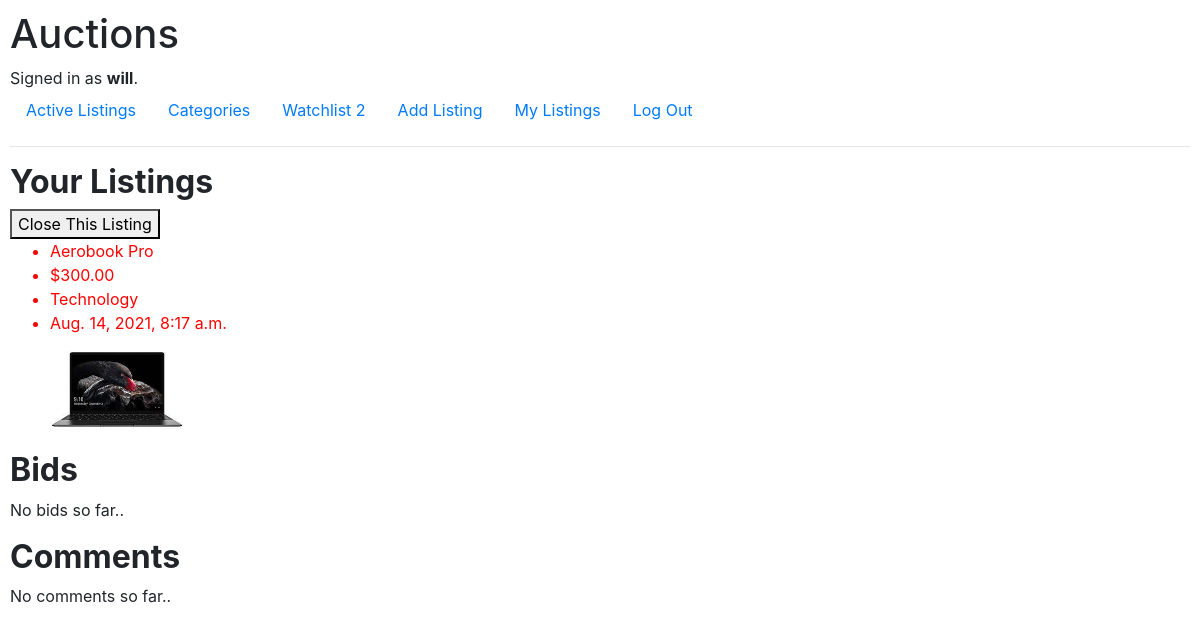
/My_Listing (signed in), run on the app's committed database.
### auctions/models.py (models this page shows, shortened)
class User(AbstractUser):
    pass

class Listing(models.Model):
    user = models.ForeignKey('User', on_delete=CASCADE, related_name='user_that_make_the_auction')
    title = models.CharField(max_length=50)
    price = models.DecimalField(max_digits=10,decimal_places=2)
    category = models.ForeignKey('Category', on_delete=CASCADE, related_name='selected_category',blank=True)
    time = models.DateTimeField(auto_now_add=True, blank=True)
    image = models.ImageField(null = True, blank = True, upload_to = 'images/')
    closed = models.BooleanField(default=False)
    bid = models.ManyToManyField('Bid', blank=True, related_name='listing_bid')
    comment = models.ManyToManyField('Comment',blank=True, related_name='list_comment')

class Category(models.Model):
    Cat_name = models.CharField(max_length=50)
    def __str__(self):
        return f"{self.Cat_name}"

### auctions/views.py (the view, shortened to what this page needs)
# urls.py: path("My_Listing",views.show_my_listing, name= 'user_listing'),
def show_my_listing(request):
    user = User.objects.get(username=request.user)
    user_listing = user.user_that_make_the_auction.all()
    return render(request, 'auctions/my_listing.html',{
        'listing':user_listing
    })

### auctions/templates/auctions/my_listing.html (shortened to what this page needs)
{% extends "auctions/layout.html" %} {% block body %}
<h2><strong>Your Listings</strong></h2>
{% for list in listing %}  {% if not list.closed%}
  <form action="" method="POST">
    <button type="submit" name="remove" value="{{list.id}}">
      Close This Listing
    </button>
    {% endif %}
    <ul>
      <li>{{list.title}}</li>
      <li>${{list.price}}</li>
      <li>{{list.category}}</li>
      <li>{{list.time}}</li>
      {% if list.image %}
      <img src="{{list.image.url}}" alt="no image" style="height: 100px" />
      {% endif %}
    </ul>
    <h2><strong>Bids </strong></h2>
    {% for li in list.bid.all %}
    <p>{{li}}</p>
    {% empty %}
    <p>No bids so far..</p>
    {% endfor %}
    <h2><strong>Comments</strong></h2>
    {% for com in list.comment.all %}
    <p>
      {{com.comment}} by:
      <span><strong>{{com.user}}</strong></span> {{com.time}}
    </p>
    {% empty %}
    <p>No comments so far..</p>
    {% endfor %} {% empty %}
    <a href="{% url 'create_listing' %}">Create your Own Listing now</a>
    {% endfor %} {% endblock %}

### auctions/templates/auctions/layout.html (shortened to what this page needs)
{% load static %}
<!DOCTYPE html>
<html lang="en">
  <head>
    <link
      rel="stylesheet"
      href="https://stackpath.bootstrapcdn.com/bootstrap/4.4.1/css/bootstrap.min.css"
    />
    <link href="{% static 'auctions/styles.css' %}" rel="stylesheet" />
  </head>
  <body>
    <h1>Auctions</h1>
    <div>
      {% if user.is_authenticated %} Signed in as
      <strong>{{ user.username }}</strong>. {% else %} Not signed in.
      <br />
      {% endif %}
    </div>
    <ul class="nav">
      <li class="nav-item">
        <a class="nav-link" href="{% url 'index' %}">Active Listings</a>
      </li>
      <li class="nav-item">
        <a class="nav-link" href="{% url 'categories' %}">Categories</a>
      </li>
      {% if user.is_authenticated %}
      <li class="nav-item">
        <a class="nav-link" href="{% url 'watchlist' %}"
          >Watchlist <span>{{user.users_watchlist.count}}</span></a
        >
      </li>
      <li class="nav-item">
        <a class="nav-link" href="{% url 'create_listing' %}">Add Listing</a>
      </li>
      <li class="nav-item">
        <a class="nav-link" href="{% url 'user_listing' %}">My Listings</a>
      </li>
      <li class="nav-item">
        <a class="nav-link" href="{% url 'logout' %}">Log Out</a>
      </li>
      {% endif %}
    </ul>
    <hr />
    {% block body %} {% endblock %}
  </body>
</html>

### auctions/static/auctions/styles.css (style rules this page uses)
body { padding: 10px; }
li { color: red; }

### data on the page
User: username "will", users_watchlist.count "2"
Listing: {{ list.id }} 10 (drawn), title "Aerobook Pro", price "300.00", category "Technology", time "Aug. 14, 2021, 8:17 a.m.", image (picture)
